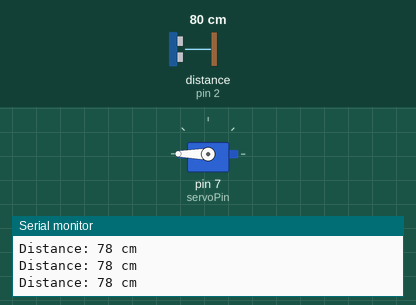
This sketch was run on a simulated Arduino Uno, built with avr-gcc and run on an emulated ATmega328P. Shown: servo, the last lines printed to the serial monitor. Wiring (inferred from the names in the program): ultrasonic range finder: trigger pin 3; echo pin 2. Inputs (shaded band) come from the test bench; at power-on: distance to the obstacle (sensor on pin 2) 80 cm. The echo pulse lasts 58.3 µs per cm.

Above: at 1.2 s.
1.3 s: distance to the obstacle (sensor on pin 2) set to 28 cm
3.5 s: distance to the obstacle (sensor on pin 2) set to 22 cm
At 5.4 s:
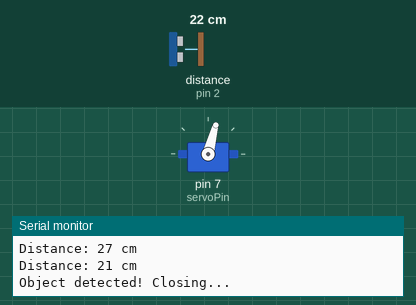
Timing chart, 0 to 12.0 s (numbered marks = the images above; inputs shaded):
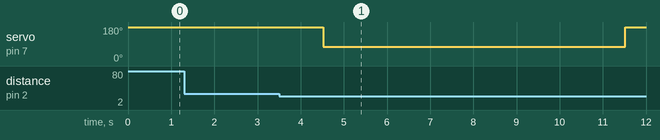

Measured:
- the behaviour switches between 25 and 24 cm on distance to the obstacle (sensor on pin 2) (found by bisection; images 0 and 1)
- after the input at 3.5 s, servo on pin 7 (servoPin): 180° → 75° after 1.0 s, → 180° 7.0 s later

The sketch:

Ultrasonicsensor.ino
```cpp
#include <Servo.h>

// Pin Definitions
const int trigPin  = 3;
const int echoPin  = 2;
const int servoPin = 7;

// Variables
long duration;
int distance;
Servo myServo;

void setup() {
  Serial.begin(9600);
  pinMode(trigPin, OUTPUT);
  pinMode(echoPin, INPUT);

  myServo.attach(servoPin);
  myServo.write(180); // Ensure it starts at "Open" (180 degrees)
}

void loop() {
  // 1. Get distance reading
  digitalWrite(trigPin, LOW);
  delayMicroseconds(2);
  digitalWrite(trigPin, HIGH);
  delayMicroseconds(10);
  digitalWrite(trigPin, LOW);

  duration = pulseIn(echoPin, HIGH);
  distance = duration * 0.034 / 2;

  Serial.print("Distance: ");
  Serial.print(distance);
  Serial.println(" cm");

  // 2. Trigger at 23cm or closer
  if (distance > 0 && distance <= 23) {
    Serial.println("Object detected! Closing...");
    delay(1000);
    myServo.write(75);   // Close gate
    delay(7000);         // Stay closed for 7 seconds
    Serial.println("Reopening...");
    myServo.write(180);  // Reopen
  }

  delay(100); // Stabilize sensor readings
}
```
